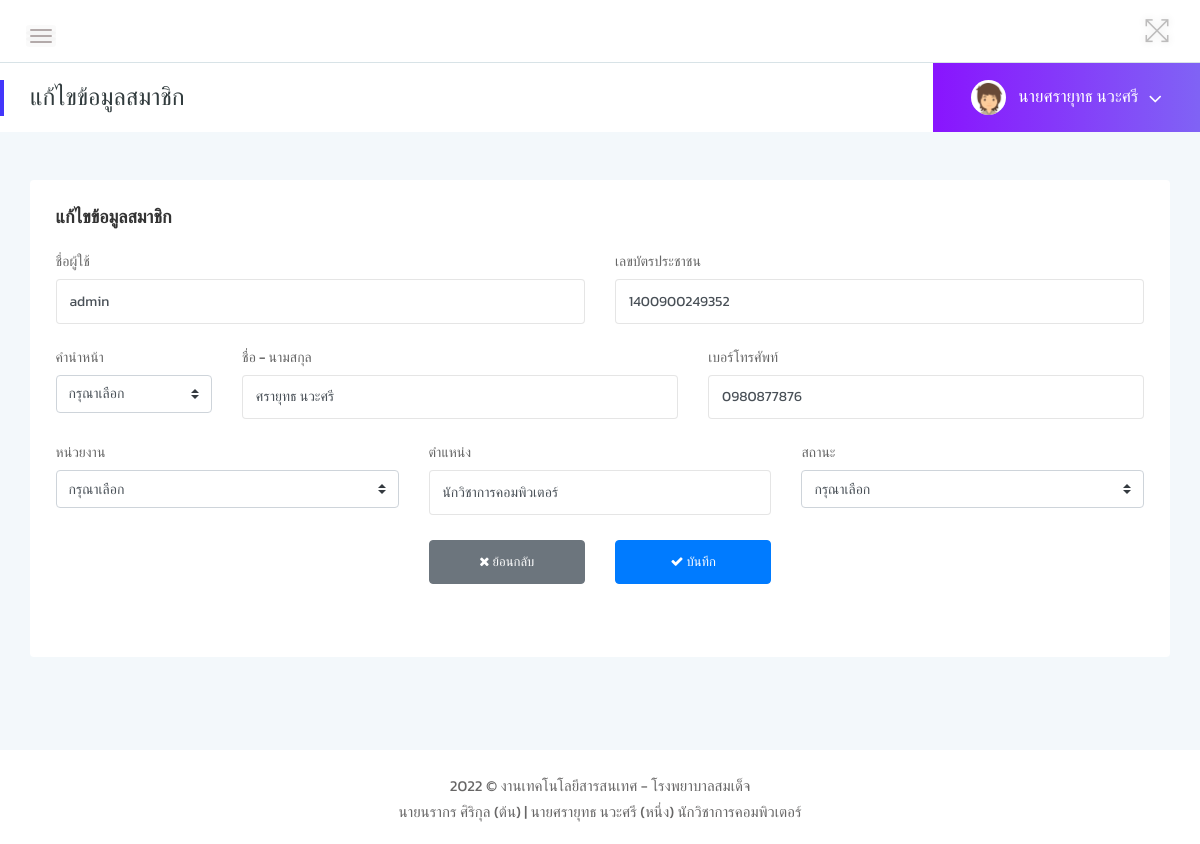
/manage-member-edit.php?user_id=1 (signed in), run on the app's committed database.
### tables this page shows
CREATE TABLE `users` (
  `user_id` int(11) NOT NULL,
  `username` varchar(255) NOT NULL,
  `password` varchar(255) NOT NULL,
  `pname` varchar(255) NOT NULL,
  `fullname` varchar(255) NOT NULL,
  `cid` varchar(13) NOT NULL,
  `tel` varchar(10) NOT NULL,
  `ulevel` varchar(255) NOT NULL,
  `txtoffice` varchar(255) NOT NULL,
  `position` varchar(255) NOT NULL,
  `status` varchar(255) NOT NULL
);

### manage-member-edit.php (the view, shortened to what this page needs)
<?php
include "db/connect-db.php";
$user_id = $_GET['user_id'];
$sql = "SELECT * FROM users WHERE user_id = '$user_id' ";
$query = mysqli_query($conn, $sql);
?>
<?php
if (!$_SESSION["user_id"]) {
    Header("Location: index.php");
} else { ?>
    <?php include 'components/head.php' ?>
    <div class="page-container">
        <div class="main-content">
            <?php include 'components/header.php' ?>
            <div class="page-title-area">
                <div class="row align-items-center">
                    <div class="col-sm-6">
                        <div class="breadcrumbs-area clearfix">
                            <h4 class="page-title pull-left">แก้ไขข้อมูลสมาชิก</h4>
                        </div>
                    </div>
                    <?php include 'components/username.php' ?>
                </div>
            </div>
            <div class="main-content-inner">
                <div class="col-12 mt-5">
                    <div class="card">
                        <div class="card-body">
                            <div class="row">
                                <div class="col-lg-6">
                                    <h4 class="header-title">แก้ไขข้อมูลสมาชิก</h4>
                                </div>
                            </div>
                            <form action="manage-member-editsave.php" method="POST" enctype="multipart/form-data">
                            <?php while ($row = mysqli_fetch_array($query)) { ?>
                                    <div class="row">
                                    <div class="col-lg-6">
                                        <label class="col-form-label">ชื่อผู้ใช้</label>
                                        <input type="text" id="username" name="username" value="<?php echo $row['username'] ?>" class="form-control" placeholder="ชื่อผู้ใช้">
                                    </div>
                                    <div class="col-lg-6">
                                        <label class="col-form-label">เลขบัตรประชาชน</label>
                                        <input type="text" id="cid" name="cid" value="<?php echo $row['cid'] ?>" class="form-control" placeholder="เลขบัตรประชาชน" >
                                    </div>
                                </div>
                                <div class="row mt-3">
                                    <div class="col-lg-2">
                                        <label class="col-form-label">คำนำหน้า</label>
                                        <select class="custom-select" name="pname" id="pname">
                                            <option selected="selected" value="<?php echo $row['pname'] ?>">กรุณาเลือก</option>
                                        </select>
                                    </div>
                                    <div class="col-lg-5">
                                        <label class="col-form-label">ชื่อ - นามสกุล</label>
                                        <input type="text" class="form-control" aria-label="Text input with dropdown button" id="fullname" name="fullname" value="<?php echo $row['fullname'] ?>" placeholder="ชื่อ - นามสกุล" >
                                    </div>
                                    <div class="col-lg-5">
                                        <label class="col-form-label">เบอร์โทรศัพท์</label>
                                        <input type="text" id="tel" name="tel" value="<?php echo $row['tel'] ?>"class="form-control" placeholder="เบอร์โทรศัพท์" required>
                                    </div>
                                </div>
                                <div class="row mt-3">
                                    <div class="col-lg-4">
                                        <div class="form-group">
                                            <label class="col-form-label">หน่วยงาน</label>
                                            <select class="custom-select" name="txtoffice" id="txtoffice">
                                                <option selected="selected" value="<?php echo $row['txtoffice'] ?>">กรุณาเลือก</option>
                                            </select>
                                        </div>
                                    </div>
                                    <div class="col-lg-4">
                                        <label class="col-form-label">ตำแหน่ง</label>
                                        <input type="text" id="position" name="position" value="<?php echo $row['position'] ?>" class="form-control" placeholder="ตำแหน่ง" required>
                                    </div>
                                    <div class="col-lg-4">
                                        <label class="col-form-label">สถานะ</label>
                                        <select class="custom-select" name="status" id="status">
                                            <option selected="selected" value="<?php echo $row['status'] ?>">กรุณาเลือก</option>
                                        </select>
                                    </div>
                                </div>
                                    <div class="row justify-content-center mb-5 mt-3">
                                        <div class="col-md-2">
                                            <button type="button" onclick="history.back(-1)" class="btn btn-secondary btn-block"><i class="fa fa-times"></i> ย้อนกลับ</button>
                                        </div>
                                        <div class="col-md-2">
                                            <button type="submit" class="btn btn-primary btn-block"><i class="fa fa-check"></i> บันทึก</button>
                                        </div>
                                    </div>
                                <?php } ?>
                            </form>
                        </div>
                    </div>
                </div>
            </div>
        </div>
        <?php include 'components/footer.php' ?>
    <?php } ?>

### assets/css/typography.css (style rules this page uses)
body { font-size: 14px; font-family: 'Kanit', sans-serif; }
h1, h2, h3, h4, h5, h6 { margin: 0; font-family: 'Kanit', sans-serif; }
button { cursor: pointer; outline: none!important; letter-spacing: 0; }

### assets/css/default-css.css (style rules this page uses)
* { margin: 0; padding: 0; box-sizing: border-box; }
*, *:before, *:after { -moz-box-sizing: border-box; -webkit-box-sizing: border-box; box-sizing: border-box; }
html { -webkit-font-smoothing: antialiased; }
body { background: #fff; font-weight: normal; -webkit-font-smoothing: antialiased; -webkit-text-size-adjust: 100%; }
:root { --primary-color: #4336FB; }

### assets/css/styles.css (style rules this page uses)
.page-container { width: 100%; height: 100%; min-height: 100vh; padding-left: 280px; -webkit-transition: padding-left 0.3s ease 0s; transition: padding-left 0.3s ease 0s; }
.sbar_collapsed.page-container { padding-left: 0; }
.card { border: none; border-radius: 4px; background-color: #fff; -webkit-transition: all 0.3s ease 0s; transition: all 0.3s ease 0s; }
.card-body { padding: 25.6px; padding: 1.6rem; }
.main-content { width: 100%; background: #F3F8FB; }
.main-content-inner { padding: 0 30px 50px; }
.page-title-area { padding: 0 30px; background: #fff; position: relative; }
.page-title-area:before { content: ''; position: absolute; left: 0; top: 50%; width: 4px; height: 36px; background: var(--primary-color); -webkit-transform: translateY(-50%); transform: translateY(-50%); }
.page-title { font-size: 24px; font-weight: 300; color: #313b3d; letter-spacing: 0; margin-right: 30px; }
.header-title { font-family: 'Kanit', sans-serif; font-size: 18px; font-weight: 600; letter-spacing: 0; color: #333; text-transform: capitalize; margin-bottom: 17px; }
.btn { padding: 11px 17px; font-size: 13px; letter-spacing: 0; }
.form-control, .form-control:focus { outline: none; box-shadow: none; }
.form-control { font-size: 14px; border: 1px solid rgba(170, 170, 170, .3); padding: 10.72px 12.8px; padding: .67rem .8rem; }
label { font-weight: 500; color: #666; display: inline-block; margin-bottom: 8px; margin-bottom: .5rem; }

### assets/css/responsive.css (style rules this page uses)
@media (min-width: 1200px) and (max-width: 1364px) { .main-content-inner { padding: 0 15px 50px; } }
@media (min-width: 1200px) and (max-width: 1364px) { .page-container, .sbar_collapsed.page-container { padding-left: 0; } }

### data on the page
users: username "admin", cid "1400900249352", fullname "ศรายุทธ นวะศรี", tel "0980877876", position "นักวิชาการคอมพิวเตอร์"

### other printed values
$_SESSION['pname'] "นาย"
$_SESSION['fullname'] "ศรายุทธ นวะศรี"
